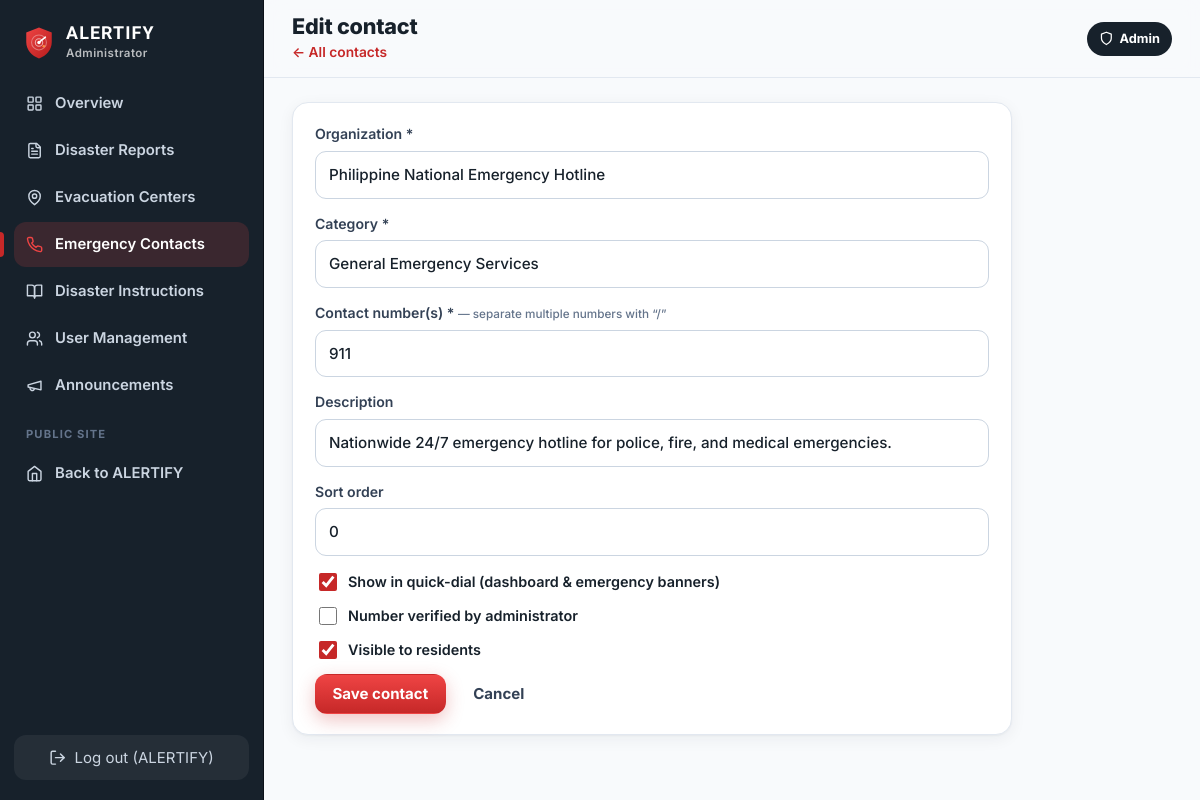
Screenshot of /admin/contacts/1/edit (signed in) with the database file from the repository.
### models.py (models this page shows, shortened)
class User(UserMixin, db.Model):
    __tablename__ = "users"
    id = db.Column(db.Integer, primary_key=True)
    full_name = db.Column(db.String(120), nullable=False)
    email = db.Column(db.String(160), unique=True, nullable=False, index=True)
    phone = db.Column(db.String(30))
    barangay = db.Column(db.String(80))
    password_hash = db.Column(db.String(255), nullable=False)
    is_active_account = db.Column(db.Boolean, default=True, nullable=False)
    reset_token = db.Column(db.String(64), index=True)
    reset_expires = db.Column(db.DateTime)
    created_at = db.Column(db.DateTime, default=utcnow)
    last_login = db.Column(db.DateTime)
    reports = db.relationship("DisasterReport", back_populates="user", lazy="dynamic")
    admin_account = db.relationship("AdminAccount", back_populates="user", uselist=False,
                                    foreign_keys="AdminAccount.user_id",
                                    cascade="all, delete-orphan")
    @property
    def is_active(self):  # Flask-Login: blocks deactivated accounts
        return self.is_active_account
    @property
    def is_admin(self):
        return self.admin_account is not None and self.admin_account.active

class EmergencyContact(db.Model):
    __tablename__ = "emergency_contacts"
    id = db.Column(db.Integer, primary_key=True)
    organization = db.Column(db.String(160), nullable=False)
    category = db.Column(db.String(60), nullable=False, index=True)
    numbers = db.Column(db.String(255), nullable=False)  # " / " separated
    description = db.Column(db.String(255))
    verified = db.Column(db.Boolean, default=False)
    verified_at = db.Column(db.DateTime)
    sort_order = db.Column(db.Integer, default=0)
    is_primary = db.Column(db.Boolean, default=False)   # shown in quick-dial bar
    active = db.Column(db.Boolean, default=True)
    updated_at = db.Column(db.DateTime, default=utcnow, onupdate=utcnow)

### app.py (the view, shortened to what this page needs)
@app.route("/admin/contacts/new", methods=["GET", "POST"])
@app.route("/admin/contacts/<int:cid>/edit", methods=["GET", "POST"])
@admin_required
def admin_contact_form(cid=None):
    c = db.get_or_404(EmergencyContact, cid) if cid else EmergencyContact(active=True)
    cats = sorted({x.category for x in EmergencyContact.query})
    return render_template("admin/contact_form.html", c=c, cats=cats)

### app.py (called while the page is built, shortened)
@login_manager.user_loader
def load_user(uid):
    return db.session.get(User, int(uid))

def csrf_token():
    if "csrf" not in session:
        session["csrf"] = secrets.token_urlsafe(32)
    return session["csrf"]

@app.before_request
def csrf_protect():
    session.permanent = True

@app.after_request
def security_headers(resp):
    resp.headers.setdefault("X-Content-Type-Options", "nosniff")
    resp.headers.setdefault("X-Frame-Options", "SAMEORIGIN")
    resp.headers.setdefault("Referrer-Policy", "strict-origin-when-cross-origin")
    resp.headers.setdefault("Permissions-Policy", "geolocation=(self)")
    return resp

def admin_required(fn):
    @wraps(fn)
    @login_required
    def wrapper(*a, **kw):
        if not current_user.is_admin:
            abort(403)
        return fn(*a, **kw)
    return wrapper

def visible_notifications(limit=None):
    now = utcnow()
    qry = Notification.query.filter(Notification.active.is_(True),
                                    or_(Notification.expires_at.is_(None), Notification.expires_at > now))
    if current_user.is_authenticated and current_user.barangay:
        qry = qry.filter(or_(Notification.barangay.is_(None), Notification.barangay == "",
                             Notification.barangay == current_user.barangay))
    qry = qry.order_by(Notification.created_at.desc())
    return qry.limit(limit).all() if limit else qry.all()

def unread_ids(notes):
    ids = [n.id for n in notes]
    if not ids:
        return set()
    if current_user.is_authenticated:
        read = {r.notification_id for r in NotificationRead.query.filter(
            NotificationRead.user_id == current_user.id, NotificationRead.notification_id.in_(ids))}
        return set(ids) - read
    seen = session.get("notif_seen", 0)
    return {n.id for n in notes if n.id > seen}

@app.context_processor
def inject_globals():
    notes = visible_notifications(limit=8)
    return {
        "categories": DisasterCategory.query.filter_by(active=True).order_by(DisasterCategory.sort_order).all(),
        "primary_contacts": EmergencyContact.query.filter_by(active=True, is_primary=True)
        .order_by(EmergencyContact.sort_order).all(),
        "nav_notifications": notes,
        "nav_unread": unread_ids(notes),
        "severity_labels": engine.SEVERITY_LABELS,
    }

### models.py (called while the page is built)
def utcnow():
    return datetime.now(timezone.utc).replace(tzinfo=None)

### templates/admin/contact_form.html (shortened to what this page needs)
{% extends "admin/layout.html" %}
{% block page_title %}{{ 'Edit contact' if c.id else 'Add contact' }}{% endblock %}
{% block page_sub %}<p><a class="link" href="{{ url_for('admin_contacts') }}">← All contacts</a></p>{% endblock %}
{% block content %}
<form method="post" class="card form narrow" novalidate>
  <label class="field"><span>Organization *</span><input name="organization" value="{{ c.organization or '' }}" required maxlength="160"></label>
  <label class="field"><span>Category *</span><input name="category" value="{{ c.category or '' }}" list="cat-list" required maxlength="60">
    <datalist id="cat-list">{% for x in cats %}<option>{{ x }}</option>{% endfor %}</datalist></label>
  <label class="field"><span>Contact number(s) * <small class="muted">— separate multiple numbers with “/”</small></span><input name="numbers" value="{{ c.numbers or '' }}" required maxlength="255" placeholder="(043) 123-4567 / 0917-123-4567"></label>
  <label class="field"><span>Description</span><input name="description" value="{{ c.description or '' }}" maxlength="255"></label>
  <label class="field"><span>Sort order</span><input type="number" name="sort_order" value="{{ c.sort_order or 0 }}"></label>
  <label class="check"><input type="checkbox" name="is_primary" {{ 'checked' if c.is_primary }}> Show in quick-dial (dashboard &amp; emergency banners)</label>
  <label class="check"><input type="checkbox" name="verified" {{ 'checked' if c.verified }}> Number verified by administrator</label>
  <label class="check"><input type="checkbox" name="active" {{ 'checked' if c.active }}> Visible to residents</label>
  <div class="row-actions"><button class="btn btn-red">Save contact</button><a class="btn btn-ghost" href="{{ url_for('admin_contacts') }}">Cancel</a></div>
</form>
{% endblock %}

### templates/admin/layout.html (shortened to what this page needs)
{% extends "base.html" %}
{% import "_macros.html" as m with context %}
{% set anav = [
  ('admin_overview', 'grid', 'Overview'),
  ('admin_reports', 'file', 'Disaster Reports'),
  ('admin_centers', 'pin', 'Evacuation Centers'),
  ('admin_contacts', 'phone', 'Emergency Contacts'),
  ('admin_instructions', 'book', 'Disaster Instructions'),
  ('admin_users', 'users', 'User Management'),
  ('admin_notifications', 'megaphone', 'Announcements'),
] %}
{% block body_class %}app admin{% endblock %}
{% block body %}
<div class="shell">
  <aside class="sidebar sidebar-admin" id="sidebar" aria-label="Admin navigation">
    <a class="brand light" href="{{ url_for('admin_overview') }}">
      <img src="{{ url_for('static', filename='img/logo.svg') }}" alt="" width="34" height="34">
      <span><b>ALERTIFY</b><small>Administrator</small></span>
    </a>
    <nav class="side-nav">
      {% for ep, ic, label in anav %}
        <a href="{{ url_for(ep) }}" class="{{ 'active' if request.endpoint == ep or (request.endpoint and request.endpoint.startswith(ep[:-1])) }}">{{ icon(ic) }}<span>{{ label }}</span></a>
      {% endfor %}
      <div class="side-sep">Public site</div>
      <a href="{{ url_for('dashboard') }}">{{ icon('home') }}<span>Back to ALERTIFY</span></a>
    </nav>
    <form method="post" action="{{ url_for('logout') }}" class="side-logout" data-logout>
      <button type="submit">{{ icon('logout') }} Log out ({{ current_user.full_name.split()[0] }})</button>
    </form>
  </aside>
  <div class="main-col">
    <header class="topbar">
      <div class="topbar-title"><h1>{% block page_title %}{% endblock %}</h1>{% block page_sub %}{% endblock %}</div>
      <div class="topbar-actions">{% block actions %}{% endblock %}<span class="admin-pill">{{ icon('shield') }} Admin</span></div>
    </header>
    <main id="main" class="content">
      {% block content %}{% endblock %}
    </main>
  </div>
</div>
{% endblock %}

### rows the page displays
User: full_name "ALERTIFY"
EmergencyContact: organization "Philippine National Emergency Hotline", category "General Emergency Services", numbers "911", description "Nationwide 24/7 emergency hotline for police, fire, and medical emergencies.", sort_order "0"

### other values shown
{{ label }} "Overview" "Disaster Reports" "Evacuation Centers" "Emergency Contacts" "Disaster Instructions" "User Management" "Announcements"
{{ 'Edit contact' if c.id else 'Add contact' }} "Edit contact"
